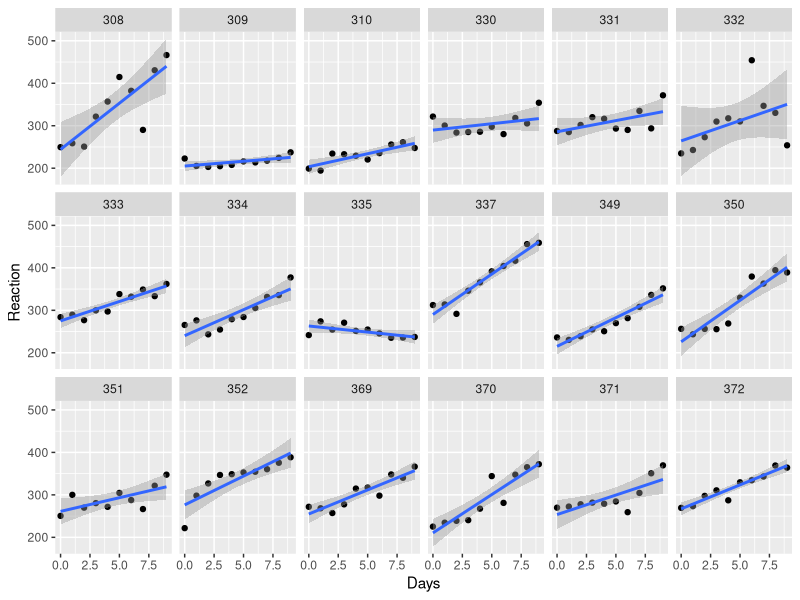

This chart was generated by the following R code:
## ---- chunk 1
knitr::opts_chunk$set(echo = TRUE)
## ---- chunk 2
library(lme4)
library(tidyverse)
## ---- chunk 3
?sleepstudy
## ---- chunk 4
sleepstudy %>%
  head(20)
## ---- chunk 5
sleepstudy %>%
  ggplot(aes(x = Days, y = Reaction)) + 
  geom_point() + 
  geom_smooth(method = "lm") + 
  facet_wrap(~ Subject, ncol = 6)
## ---- chunk 6
sleepstudy %>%
  group_by(Subject) %>%
  group_modify(~ broom::tidy(lm(Reaction ~ Days, data = .))) %>%
  head %>%
  knitr::kable()
## ---- chunk 7
very_cool_model <- sleepstudy %>%
  lmer(Reaction ~ Days + (Days | Subject), data = .)

very_cool_model %>%
  summary()
## ---- chunk 8
very_cool_model %>%
  fixef()
## ---- chunk 9
very_cool_model %>%
  ranef()
## ---- chunk 10
lamb <- read.csv(file = "lamb_lab1.csv") %>%
  mutate_at(c("Sire", "Line", "Age"), as.factor)

lamb %>% 
  knitr::kable()
## ---- chunk 11
lamb_fitted <- lmer(Weight ~ Line + Age - 1 + (1|Sire), data=lamb)
lamb_fitted %>%
  summary()
## ---- chunk 12
lamb_fitted %>%
  VarCorr() %>%
  print(., comp = c("Variance","Std.Dev."))
## ---- chunk 13
lamb_fitted %>%
  model.matrix(., type = "fixed")
## ---- chunk 14
lamb_fitted %>%
  model.matrix(., type = "random")
## ---- chunk 15
lamb_fitted %>%
  fixef()
## ---- chunk 16
lamb_fitted %>%
  ranef()
